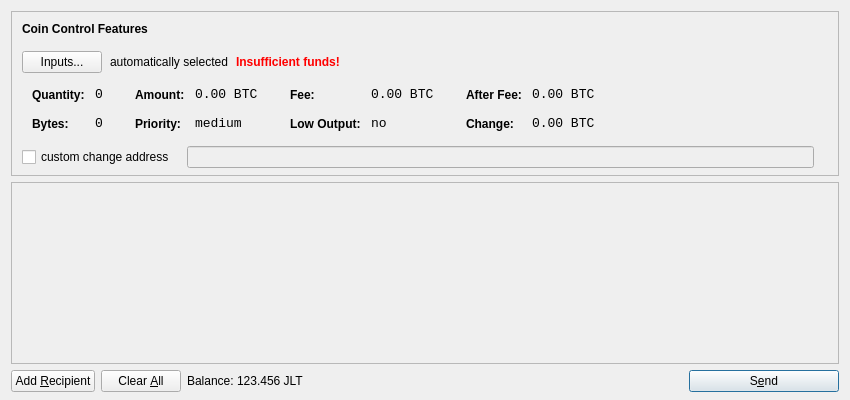
<?xml version="1.0" encoding="UTF-8"?>
<ui version="4.0">
 <class>SendCoinsDialog</class>
 <widget class="QDialog" name="SendCoinsDialog">
  <property name="geometry">
   <rect>
    <x>0</x>
    <y>0</y>
    <width>850</width>
    <height>400</height>
   </rect>
  </property>
  <property name="windowTitle">
   <string>Send Coins</string>
  </property>
  <layout class="QVBoxLayout" name="verticalLayout" stretch="0,1,0">
   <property name="bottomMargin">
    <number>8</number>
   </property>
   <item>
    <widget class="QFrame" name="frameCoinControl">
     <property name="sizePolicy">
      <sizepolicy hsizetype="Expanding" vsizetype="Expanding">
       <horstretch>0</horstretch>
       <verstretch>0</verstretch>
      </sizepolicy>
     </property>
     <property name="maximumSize">
      <size>
       <width>16777215</width>
       <height>16777215</height>
      </size>
     </property>
     <property name="frameShape">
      <enum>QFrame::StyledPanel</enum>
     </property>
     <property name="frameShadow">
      <enum>QFrame::Sunken</enum>
     </property>
     <layout class="QVBoxLayout" name="verticalLayoutCoinControl2">
      <property name="spacing">
       <number>-1</number>
      </property>
      <property name="leftMargin">
       <number>0</number>
      </property>
      <property name="topMargin">
       <number>0</number>
      </property>
      <property name="rightMargin">
       <number>0</number>
      </property>
      <property name="bottomMargin">
       <number>6</number>
      </property>
      <item>
       <layout class="QVBoxLayout" name="verticalLayoutCoinControl" stretch="0,0,0,0,1">
        <property name="spacing">
         <number>0</number>
        </property>
        <property name="leftMargin">
         <number>10</number>
        </property>
        <property name="topMargin">
         <number>10</number>
        </property>
        <item>
         <layout class="QHBoxLayout" name="horizontalLayoutCoinControl1">
          <property name="bottomMargin">
           <number>15</number>
          </property>
          <item>
           <widget class="QLabel" name="labelCoinControlFeatures">
            <property name="sizePolicy">
             <sizepolicy hsizetype="Preferred" vsizetype="Maximum">
              <horstretch>0</horstretch>
              <verstretch>0</verstretch>
             </sizepolicy>
            </property>
            <property name="font">
             <font>
              <weight>75</weight>
              <bold>true</bold>
             </font>
            </property>
            <property name="styleSheet">
             <string notr="true">font-weight:bold;</string>
            </property>
            <property name="text">
             <string>Coin Control Features</string>
            </property>
           </widget>
          </item>
         </layout>
        </item>
        <item>
         <layout class="QHBoxLayout" name="horizontalLayoutCoinControl2" stretch="0,0,0,0">
          <property name="spacing">
           <number>8</number>
          </property>
          <property name="bottomMargin">
           <number>10</number>
          </property>
          <item>
           <widget class="QPushButton" name="pushButtonCoinControl">
            <property name="styleSheet">
             <string notr="true"/>
            </property>
            <property name="text">
             <string>Inputs...</string>
            </property>
           </widget>
          </item>
          <item>
           <widget class="QLabel" name="labelCoinControlAutomaticallySelected">
            <property name="text">
             <string>automatically selected</string>
            </property>
            <property name="margin">
             <number>5</number>
            </property>
           </widget>
          </item>
          <item>
           <widget class="QLabel" name="labelCoinControlInsuffFunds">
            <property name="font">
             <font>
              <weight>75</weight>
              <bold>true</bold>
             </font>
            </property>
            <property name="styleSheet">
             <string notr="true">color:red;font-weight:bold;</string>
            </property>
            <property name="text">
             <string>Insufficient funds!</string>
            </property>
            <property name="margin">
             <number>5</number>
            </property>
           </widget>
          </item>
          <item>
           <spacer name="horizontalSpacerCoinControl">
            <property name="orientation">
             <enum>Qt::Horizontal</enum>
            </property>
            <property name="sizeHint" stdset="0">
             <size>
              <width>40</width>
              <height>1</height>
             </size>
            </property>
           </spacer>
          </item>
         </layout>
        </item>
        <item>
         <widget class="QWidget" name="widgetCoinControl" native="true">
          <property name="sizePolicy">
           <sizepolicy hsizetype="Preferred" vsizetype="Preferred">
            <horstretch>0</horstretch>
            <verstretch>0</verstretch>
           </sizepolicy>
          </property>
          <property name="minimumSize">
           <size>
            <width>0</width>
            <height>0</height>
           </size>
          </property>
          <property name="styleSheet">
           <string notr="true"/>
          </property>
          <layout class="QHBoxLayout" name="horizontalLayoutCoinControl5">
           <property name="margin">
            <number>0</number>
           </property>
           <item>
            <layout class="QHBoxLayout" name="horizontalLayoutCoinControl3" stretch="0,0,0,1">
             <property name="spacing">
              <number>20</number>
             </property>
             <property name="topMargin">
              <number>0</number>
             </property>
             <property name="bottomMargin">
              <number>10</number>
             </property>
             <item>
              <layout class="QFormLayout" name="formLayoutCoinControl1">
               <property name="horizontalSpacing">
                <number>10</number>
               </property>
               <property name="verticalSpacing">
                <number>14</number>
               </property>
               <property name="leftMargin">
                <number>10</number>
               </property>
               <property name="topMargin">
                <number>4</number>
               </property>
               <property name="rightMargin">
                <number>6</number>
               </property>
               <item row="0" column="0">
                <widget class="QLabel" name="labelCoinControlQuantityText">
                 <property name="styleSheet">
                  <string notr="true">font-weight:bold;</string>
                 </property>
                 <property name="text">
                  <string>Quantity:</string>
                 </property>
                 <property name="margin">
                  <number>0</number>
                 </property>
                </widget>
               </item>
               <item row="0" column="1">
                <widget class="QLabel" name="labelCoinControlQuantity">
                 <property name="font">
                  <font>
                   <family>Monospace</family>
                   <pointsize>10</pointsize>
                  </font>
                 </property>
                 <property name="cursor">
                  <cursorShape>IBeamCursor</cursorShape>
                 </property>
                 <property name="contextMenuPolicy">
                  <enum>Qt::ActionsContextMenu</enum>
                 </property>
                 <property name="text">
                  <string notr="true">0</string>
                 </property>
                 <property name="margin">
                  <number>0</number>
                 </property>
                 <property name="textInteractionFlags">
                  <set>Qt::LinksAccessibleByMouse|Qt::TextSelectableByKeyboard|Qt::TextSelectableByMouse</set>
                 </property>
                </widget>
               </item>
               <item row="1" column="0">
                <widget class="QLabel" name="labelCoinControlBytesText">
                 <property name="styleSheet">
                  <string notr="true">font-weight:bold;</string>
                 </property>
                 <property name="text">
                  <string>Bytes:</string>
                 </property>
                </widget>
               </item>
               <item row="1" column="1">
                <widget class="QLabel" name="labelCoinControlBytes">
                 <property name="font">
                  <font>
                   <family>Monospace</family>
                   <pointsize>10</pointsize>
                  </font>
                 </property>
                 <property name="cursor">
                  <cursorShape>IBeamCursor</cursorShape>
                 </property>
                 <property name="contextMenuPolicy">
                  <enum>Qt::ActionsContextMenu</enum>
                 </property>
                 <property name="text">
                  <string notr="true">0</string>
                 </property>
                 <property name="textInteractionFlags">
                  <set>Qt::LinksAccessibleByMouse|Qt::TextSelectableByKeyboard|Qt::TextSelectableByMouse</set>
                 </property>
                </widget>
               </item>
              </layout>
             </item>
             <item>
              <layout class="QFormLayout" name="formLayoutCoinControl2">
               <property name="horizontalSpacing">
                <number>10</number>
               </property>
               <property name="verticalSpacing">
                <number>14</number>
               </property>
               <property name="leftMargin">
                <number>6</number>
               </property>
               <property name="topMargin">
                <number>4</number>
               </property>
               <property name="rightMargin">
                <number>6</number>
               </property>
               <item row="0" column="0">
                <widget class="QLabel" name="labelCoinControlAmountText">
                 <property name="styleSheet">
                  <string notr="true">font-weight:bold;</string>
                 </property>
                 <property name="text">
                  <string>Amount:</string>
                 </property>
                 <property name="margin">
                  <number>0</number>
                 </property>
                </widget>
               </item>
               <item row="0" column="1">
                <widget class="QLabel" name="labelCoinControlAmount">
                 <property name="font">
                  <font>
                   <family>Monospace</family>
                   <pointsize>10</pointsize>
                  </font>
                 </property>
                 <property name="cursor">
                  <cursorShape>IBeamCursor</cursorShape>
                 </property>
                 <property name="contextMenuPolicy">
                  <enum>Qt::ActionsContextMenu</enum>
                 </property>
                 <property name="text">
                  <string notr="true">0.00 BTC</string>
                 </property>
                 <property name="textInteractionFlags">
                  <set>Qt::LinksAccessibleByMouse|Qt::TextSelectableByKeyboard|Qt::TextSelectableByMouse</set>
                 </property>
                </widget>
               </item>
               <item row="1" column="0">
                <widget class="QLabel" name="labelCoinControlPriorityText">
                 <property name="styleSheet">
                  <string notr="true">font-weight:bold;</string>
                 </property>
                 <property name="text">
                  <string>Priority:</string>
                 </property>
                </widget>
               </item>
               <item row="1" column="1">
                <widget class="QLabel" name="labelCoinControlPriority">
                 <property name="font">
                  <font>
                   <family>Monospace</family>
                   <pointsize>10</pointsize>
                  </font>
                 </property>
                 <property name="cursor">
                  <cursorShape>IBeamCursor</cursorShape>
                 </property>
                 <property name="contextMenuPolicy">
                  <enum>Qt::ActionsContextMenu</enum>
                 </property>
                 <property name="text">
                  <string>medium</string>
                 </property>
                 <property name="textInteractionFlags">
                  <set>Qt::LinksAccessibleByMouse|Qt::TextSelectableByKeyboard|Qt::TextSelectableByMouse</set>
                 </property>
                </widget>
               </item>
              </layout>
             </item>
             <item>
              <layout class="QFormLayout" name="formLayoutCoinControl3">
               <property name="horizontalSpacing">
                <number>10</number>
               </property>
               <property name="verticalSpacing">
                <number>14</number>
               </property>
               <property name="leftMargin">
                <number>6</number>
               </property>
               <property name="topMargin">
                <number>4</number>
               </property>
               <property name="rightMargin">
                <number>6</number>
               </property>
               <item row="0" column="0">
                <widget class="QLabel" name="labelCoinControlFeeText">
                 <property name="styleSheet">
                  <string notr="true">font-weight:bold;</string>
                 </property>
                 <property name="text">
                  <string>Fee:</string>
                 </property>
                 <property name="margin">
                  <number>0</number>
                 </property>
                </widget>
               </item>
               <item row="0" column="1">
                <widget class="QLabel" name="labelCoinControlFee">
                 <property name="font">
                  <font>
                   <family>Monospace</family>
                   <pointsize>10</pointsize>
                  </font>
                 </property>
                 <property name="cursor">
                  <cursorShape>IBeamCursor</cursorShape>
                 </property>
                 <property name="contextMenuPolicy">
                  <enum>Qt::ActionsContextMenu</enum>
                 </property>
                 <property name="text">
                  <string notr="true">0.00 BTC</string>
                 </property>
                 <property name="textInteractionFlags">
                  <set>Qt::LinksAccessibleByMouse|Qt::TextSelectableByKeyboard|Qt::TextSelectableByMouse</set>
                 </property>
                </widget>
               </item>
               <item row="1" column="0">
                <widget class="QLabel" name="labelCoinControlLowOutputText">
                 <property name="styleSheet">
                  <string notr="true">font-weight:bold;</string>
                 </property>
                 <property name="text">
                  <string>Low Output:</string>
                 </property>
                </widget>
               </item>
               <item row="1" column="1">
                <widget class="QLabel" name="labelCoinControlLowOutput">
                 <property name="font">
                  <font>
                   <family>Monospace</family>
                   <pointsize>10</pointsize>
                  </font>
                 </property>
                 <property name="cursor">
                  <cursorShape>IBeamCursor</cursorShape>
                 </property>
                 <property name="contextMenuPolicy">
                  <enum>Qt::ActionsContextMenu</enum>
                 </property>
                 <property name="text">
                  <string>no</string>
                 </property>
                 <property name="textInteractionFlags">
                  <set>Qt::LinksAccessibleByMouse|Qt::TextSelectableByKeyboard|Qt::TextSelectableByMouse</set>
                 </property>
                </widget>
               </item>
              </layout>
             </item>
             <item>
              <layout class="QFormLayout" name="formLayoutCoinControl4">
               <property name="horizontalSpacing">
                <number>10</number>
               </property>
               <property name="verticalSpacing">
                <number>14</number>
               </property>
               <property name="leftMargin">
                <number>6</number>
               </property>
               <property name="topMargin">
                <number>4</number>
               </property>
               <property name="rightMargin">
                <number>6</number>
               </property>
               <item row="0" column="0">
                <widget class="QLabel" name="labelCoinControlAfterFeeText">
                 <property name="styleSheet">
                  <string notr="true">font-weight:bold;</string>
                 </property>
                 <property name="text">
                  <string>After Fee:</string>
                 </property>
                 <property name="margin">
                  <number>0</number>
                 </property>
                </widget>
               </item>
               <item row="0" column="1">
                <widget class="QLabel" name="labelCoinControlAfterFee">
                 <property name="font">
                  <font>
                   <family>Monospace</family>
                   <pointsize>10</pointsize>
                  </font>
                 </property>
                 <property name="cursor">
                  <cursorShape>IBeamCursor</cursorShape>
                 </property>
                 <property name="contextMenuPolicy">
                  <enum>Qt::ActionsContextMenu</enum>
                 </property>
                 <property name="text">
                  <string notr="true">0.00 BTC</string>
                 </property>
                 <property name="textInteractionFlags">
                  <set>Qt::LinksAccessibleByMouse|Qt::TextSelectableByKeyboard|Qt::TextSelectableByMouse</set>
                 </property>
                </widget>
               </item>
               <item row="1" column="0">
                <widget class="QLabel" name="labelCoinControlChangeText">
                 <property name="styleSheet">
                  <string notr="true">font-weight:bold;</string>
                 </property>
                 <property name="text">
                  <string>Change:</string>
                 </property>
                </widget>
               </item>
               <item row="1" column="1">
                <widget class="QLabel" name="labelCoinControlChange">
                 <property name="font">
                  <font>
                   <family>Monospace</family>
                   <pointsize>10</pointsize>
                  </font>
                 </property>
                 <property name="cursor">
                  <cursorShape>IBeamCursor</cursorShape>
                 </property>
                 <property name="contextMenuPolicy">
                  <enum>Qt::ActionsContextMenu</enum>
                 </property>
                 <property name="text">
                  <string notr="true">0.00 BTC</string>
                 </property>
                 <property name="textInteractionFlags">
                  <set>Qt::LinksAccessibleByMouse|Qt::TextSelectableByKeyboard|Qt::TextSelectableByMouse</set>
                 </property>
                </widget>
               </item>
              </layout>
             </item>
            </layout>
           </item>
          </layout>
         </widget>
        </item>
        <item>
         <layout class="QHBoxLayout" name="horizontalLayoutCoinControl4" stretch="0,0,0">
          <property name="spacing">
           <number>12</number>
          </property>
          <property name="sizeConstraint">
           <enum>QLayout::SetDefaultConstraint</enum>
          </property>
          <property name="topMargin">
           <number>5</number>
          </property>
          <property name="rightMargin">
           <number>5</number>
          </property>
          <item>
           <widget class="QCheckBox" name="checkBoxCoinControlChange">
            <property name="text">
             <string>custom change address</string>
            </property>
           </widget>
          </item>
          <item>
           <widget class="QLineEdit" name="lineEditCoinControlChange">
            <property name="enabled">
             <bool>false</bool>
            </property>
            <property name="sizePolicy">
             <sizepolicy hsizetype="Expanding" vsizetype="Fixed">
              <horstretch>0</horstretch>
              <verstretch>0</verstretch>
             </sizepolicy>
            </property>
           </widget>
          </item>
          <item>
           <widget class="QLabel" name="labelCoinControlChangeLabel">
            <property name="sizePolicy">
             <sizepolicy hsizetype="Preferred" vsizetype="Expanding">
              <horstretch>0</horstretch>
              <verstretch>0</verstretch>
             </sizepolicy>
            </property>
            <property name="minimumSize">
             <size>
              <width>0</width>
              <height>0</height>
             </size>
            </property>
            <property name="text">
             <string/>
            </property>
            <property name="margin">
             <number>3</number>
            </property>
           </widget>
          </item>
         </layout>
        </item>
        <item>
         <spacer name="verticalSpacerCoinControl">
          <property name="orientation">
           <enum>Qt::Vertical</enum>
          </property>
          <property name="sizeHint" stdset="0">
           <size>
            <width>800</width>
            <height>1</height>
           </size>
          </property>
         </spacer>
        </item>
       </layout>
      </item>
     </layout>
    </widget>
   </item>
   <item>
    <widget class="QScrollArea" name="scrollArea">
     <property name="widgetResizable">
      <bool>true</bool>
     </property>
     <widget class="QWidget" name="scrollAreaWidgetContents">
      <property name="geometry">
       <rect>
        <x>0</x>
        <y>0</y>
        <width>830</width>
        <height>165</height>
       </rect>
      </property>
      <layout class="QVBoxLayout" name="verticalLayout_2">
       <property name="margin">
        <number>0</number>
       </property>
       <item>
        <layout class="QVBoxLayout" name="entries">
         <property name="spacing">
          <number>6</number>
         </property>
        </layout>
       </item>
       <item>
        <spacer name="verticalSpacer">
         <property name="orientation">
          <enum>Qt::Vertical</enum>
         </property>
         <property name="sizeHint" stdset="0">
          <size>
           <width>20</width>
           <height>40</height>
          </size>
         </property>
        </spacer>
       </item>
      </layout>
     </widget>
    </widget>
   </item>
   <item>
    <layout class="QHBoxLayout" name="horizontalLayout">
     <item>
      <widget class="QPushButton" name="addButton">
       <property name="toolTip">
        <string>Send to multiple recipients at once</string>
       </property>
       <property name="text">
        <string>Add &amp;Recipient</string>
       </property>
       <property name="icon">
        <iconset resource="../bitcoin.qrc">
         <normaloff>:/icons/add</normaloff>:/icons/add</iconset>
       </property>
       <property name="autoDefault">
        <bool>false</bool>
       </property>
      </widget>
     </item>
     <item>
      <widget class="QPushButton" name="clearButton">
       <property name="sizePolicy">
        <sizepolicy hsizetype="Minimum" vsizetype="Fixed">
         <horstretch>0</horstretch>
         <verstretch>0</verstretch>
        </sizepolicy>
       </property>
       <property name="toolTip">
        <string>Remove all transaction fields</string>
       </property>
       <property name="text">
        <string>Clear &amp;All</string>
       </property>
       <property name="icon">
        <iconset resource="../bitcoin.qrc">
         <normaloff>:/icons/remove</normaloff>:/icons/remove</iconset>
       </property>
       <property name="autoRepeatDelay">
        <number>300</number>
       </property>
       <property name="autoDefault">
        <bool>false</bool>
       </property>
      </widget>
     </item>
     <item>
      <layout class="QHBoxLayout" name="horizontalLayout_2">
       <property name="spacing">
        <number>3</number>
       </property>
       <item>
        <widget class="QLabel" name="label">
         <property name="text">
          <string>Balance:</string>
         </property>
        </widget>
       </item>
       <item>
        <widget class="QLabel" name="labelBalance">
         <property name="cursor">
          <cursorShape>IBeamCursor</cursorShape>
         </property>
         <property name="text">
          <string>123.456 JLT</string>
         </property>
         <property name="textInteractionFlags">
          <set>Qt::LinksAccessibleByMouse|Qt::TextSelectableByKeyboard|Qt::TextSelectableByMouse</set>
         </property>
        </widget>
       </item>
      </layout>
     </item>
     <item>
      <spacer name="horizontalSpacer">
       <property name="orientation">
        <enum>Qt::Horizontal</enum>
       </property>
       <property name="sizeHint" stdset="0">
        <size>
         <width>40</width>
         <height>20</height>
        </size>
       </property>
      </spacer>
     </item>
     <item>
      <widget class="QPushButton" name="sendButton">
       <property name="minimumSize">
        <size>
         <width>150</width>
         <height>0</height>
        </size>
       </property>
       <property name="toolTip">
        <string>Confirm the send action</string>
       </property>
       <property name="text">
        <string>S&amp;end</string>
       </property>
       <property name="icon">
        <iconset resource="../bitcoin.qrc">
         <normaloff>:/icons/send</normaloff>:/icons/send</iconset>
       </property>
       <property name="default">
        <bool>true</bool>
       </property>
      </widget>
     </item>
    </layout>
   </item>
  </layout>
 </widget>
 <resources>
  <include location="../bitcoin.qrc"/>
 </resources>
 <connections/>
</ui>
